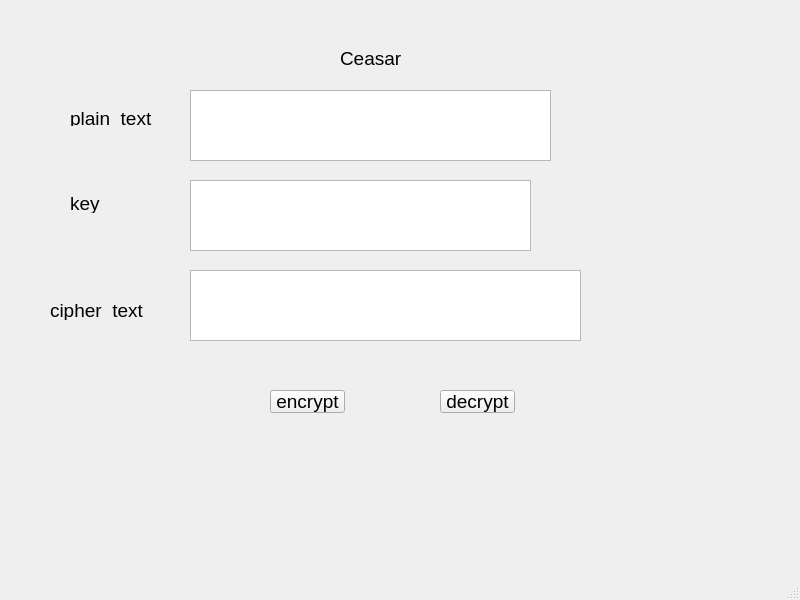
<?xml version="1.0" encoding="UTF-8"?>
<ui version="4.0">
 <class>MainWindow</class>
 <widget class="QMainWindow" name="MainWindow">
  <property name="geometry">
   <rect>
    <x>0</x>
    <y>0</y>
    <width>800</width>
    <height>600</height>
   </rect>
  </property>
  <property name="font">
   <font>
    <pointsize>14</pointsize>
   </font>
  </property>
  <property name="windowTitle">
   <string>MainWindow</string>
  </property>
  <widget class="QWidget" name="centralwidget">
   <widget class="QLabel" name="label">
    <property name="geometry">
     <rect>
      <x>70</x>
      <y>110</y>
      <width>101</width>
      <height>16</height>
     </rect>
    </property>
    <property name="text">
     <string>plain_text</string>
    </property>
   </widget>
   <widget class="QLabel" name="label_2">
    <property name="geometry">
     <rect>
      <x>70</x>
      <y>193</y>
      <width>81</width>
      <height>20</height>
     </rect>
    </property>
    <property name="text">
     <string>key</string>
    </property>
   </widget>
   <widget class="QLabel" name="label_3">
    <property name="geometry">
     <rect>
      <x>50</x>
      <y>300</y>
      <width>111</width>
      <height>20</height>
     </rect>
    </property>
    <property name="text">
     <string>cipher_text</string>
    </property>
   </widget>
   <widget class="QLabel" name="label_4">
    <property name="geometry">
     <rect>
      <x>340</x>
      <y>50</y>
      <width>131</width>
      <height>16</height>
     </rect>
    </property>
    <property name="text">
     <string>Ceasar</string>
    </property>
   </widget>
   <widget class="QPushButton" name="btn_encrypt">
    <property name="geometry">
     <rect>
      <x>270</x>
      <y>390</y>
      <width>75</width>
      <height>23</height>
     </rect>
    </property>
    <property name="text">
     <string>encrypt</string>
    </property>
   </widget>
   <widget class="QPushButton" name="btn_decrypt">
    <property name="geometry">
     <rect>
      <x>440</x>
      <y>390</y>
      <width>75</width>
      <height>23</height>
     </rect>
    </property>
    <property name="text">
     <string>decrypt</string>
    </property>
   </widget>
   <widget class="QTextEdit" name="txt_plain_text">
    <property name="geometry">
     <rect>
      <x>190</x>
      <y>90</y>
      <width>361</width>
      <height>71</height>
     </rect>
    </property>
   </widget>
   <widget class="QTextEdit" name="txt_key">
    <property name="geometry">
     <rect>
      <x>190</x>
      <y>180</y>
      <width>341</width>
      <height>71</height>
     </rect>
    </property>
   </widget>
   <widget class="QTextEdit" name="txt_cipher_text">
    <property name="geometry">
     <rect>
      <x>190</x>
      <y>270</y>
      <width>391</width>
      <height>71</height>
     </rect>
    </property>
   </widget>
  </widget>
  <widget class="QMenuBar" name="menubar">
   <property name="geometry">
    <rect>
     <x>0</x>
     <y>0</y>
     <width>800</width>
     <height>31</height>
    </rect>
   </property>
  </widget>
  <widget class="QStatusBar" name="statusbar"/>
 </widget>
 <resources/>
 <connections/>
</ui>
